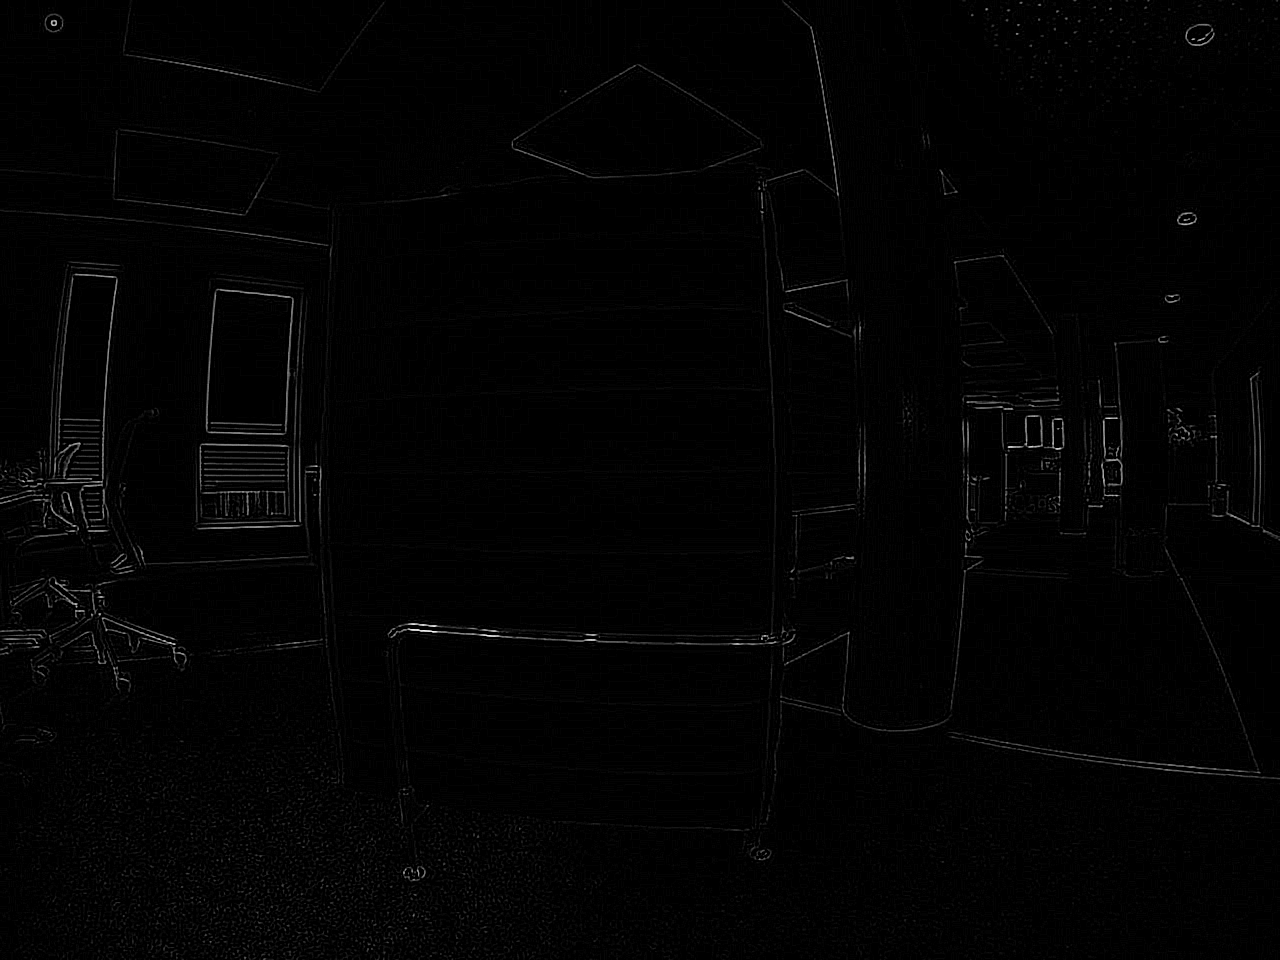

This chart was generated by the following Python code:
###
# demo of laplacian filter
# args: scene.png
###
import sys
import cv2 as cv
import matplotlib.pyplot as plt

def main(argv):
    # [variables]
    # Declare the variables we are going to use
    ddepth = cv.CV_16S
    kernel_size = 3
    window_name = "Laplace Demo"
    # [variables]
    # [load]
    imageName = argv[0] 
    src = cv.imread(cv.samples.findFile(imageName), cv.IMREAD_COLOR) # Load an image
    # Check if image is loaded fine
    if src is None:
        print ('Error opening image')
        return -1
    # [load]
    # [reduce_noise]
    # Remove noise by blurring with a Gaussian filter
    src = cv.GaussianBlur(src, (3, 3), 0)
    # [reduce_noise]
    # [convert_to_gray]
    # Convert the image to grayscale
    src_gray = cv.cvtColor(src, cv.COLOR_BGR2GRAY)
    # [convert_to_gray]
    # Create Window
    cv.namedWindow(window_name, cv.WINDOW_AUTOSIZE)
    # [laplacian]
    # Apply Laplace function
    dst = cv.Laplacian(src_gray, ddepth, ksize=kernel_size)
    # [laplacian]
    # [convert]
    # converting back to uint8
    abs_dst = cv.convertScaleAbs(dst)
    print(abs_dst)
    hist = cv.calcHist([abs_dst],[0],None,[256],[0,256])

    # [convert]
    # [display]
    cv.imshow("Histogram", hist)

    cv.imshow(window_name, abs_dst)
    cv.imwrite("laplacian.png", dst)
    cv.waitKey(0)
    # [display]
    return 0
if __name__ == "__main__":
    main(sys.argv[1:])
